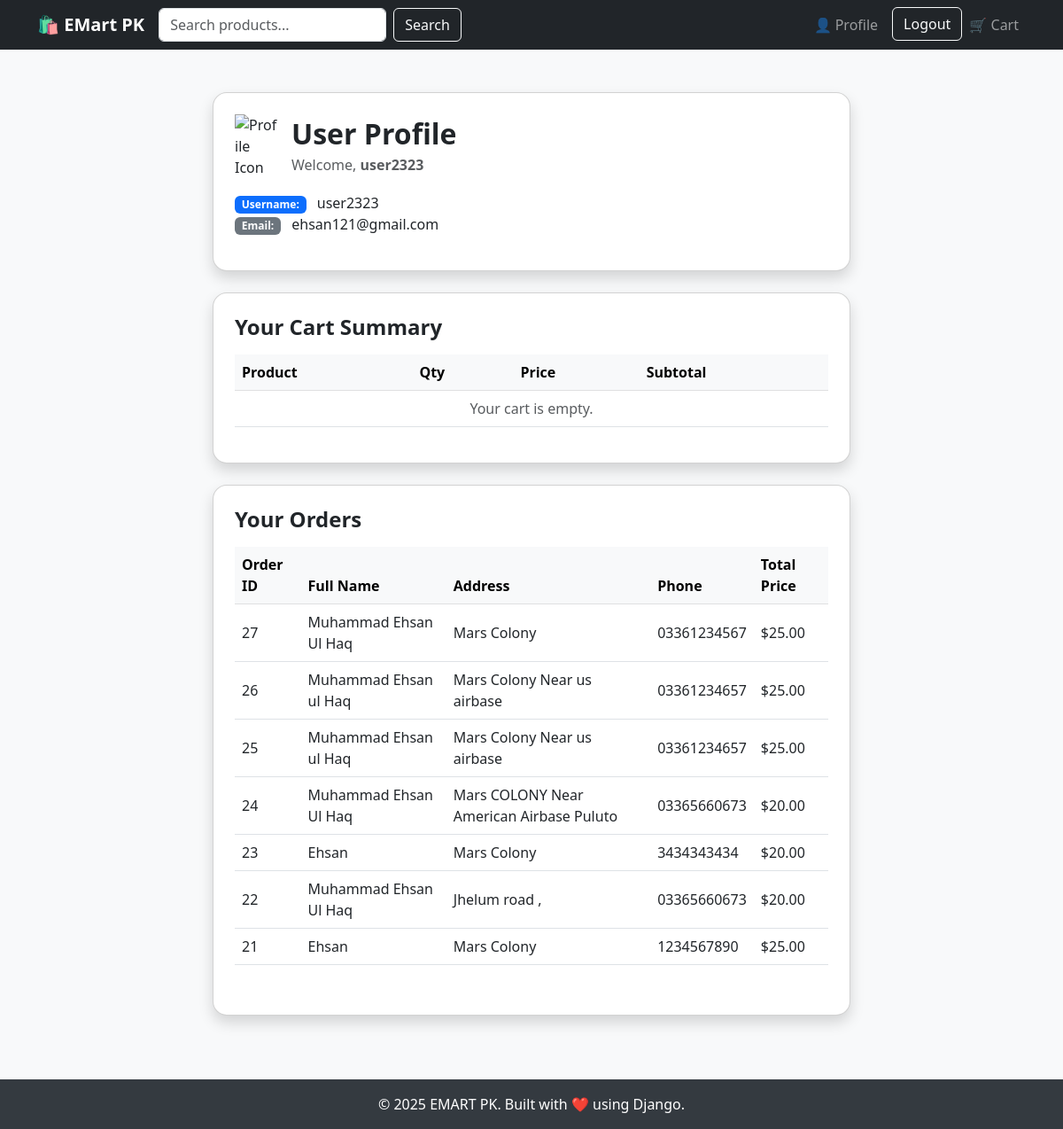
Page /profile/ (signed in) on the committed database.
### store/models.py (models this page shows)
class Order(models.Model):
    user = models.ForeignKey(User, on_delete=models.CASCADE)
    full_name = models.CharField(max_length=100)
    address = models.TextField()
    phone = models.CharField(max_length=20)
    total_price = models.DecimalField(max_digits=10, decimal_places=2)
    created_at = models.DateTimeField(auto_now_add=True)

### store/views.py (the view, shortened to what this page needs)
# urls.py: path('profile/', views.profile_view, name='profile'),
@login_required
def profile_view(request):
    user = request.user
    cart = request.session.get('cart', {})
    orders = Order.objects.filter(user=request.user).order_by('-id')
    cart_items = []
    total = 0
    return render(request, 'profile.html', {
    'user': user,
    'cart_items': cart_items,
    'total': total,
    'orders': orders  # 👈 This was missing
})

### store/templates/profile.html (shortened to what this page needs)
{% extends 'base.html' %}
{% block content %}
<div class="container my-5">
  <div class="row justify-content-center">
    <div class="col-lg-8 col-md-10">
      <div class="card shadow rounded-4 p-4 mb-4">
        <div class="d-flex align-items-center mb-3">
          <img src="https://cdn-icons-png.flaticon.com/512/747/747376.png" alt="Profile Icon" width="48" class="me-3"/>
          <div>
            <h2 class="fw-bold mb-1">User Profile</h2>
            <p class="mb-0 text-muted">Welcome, <strong>{{ user.username }}</strong></p>
          </div>
        </div>
        <div class="mb-3">
          <span class="badge bg-primary">Username:</span> <span class="ms-2">{{ user.username }}</span><br>
          <span class="badge bg-secondary">Email:</span> <span class="ms-2">{{ user.email }}</span>
        </div>
      </div>
      <div class="card shadow rounded-4 p-4 mb-4">
        <h4 class="fw-bold mb-3">Your Cart Summary</h4>
        <div class="table-responsive">
          <table class="table align-middle">
            <thead class="table-light">
              <tr>
                <th>Product</th><th>Qty</th><th>Price</th><th>Subtotal</th>
              </tr>
            </thead>
            <tbody>
              {% for item in cart_items %}
              <tr>
                <td>{{ item.product.name }}</td>
                <td>{{ item.quantity }}</td>
                <td>${{ item.product.price }}</td>
                <td>${{ item.subtotal }}</td>
              </tr>
              {% empty %}
              <tr><td colspan="4" class="text-center text-muted">Your cart is empty.</td></tr>
              {% endfor %}
            </tbody>
          </table>
        </div>
      </div>
      <div class="card shadow rounded-4 p-4 mb-4">
        <h4 class="fw-bold mb-3">Your Orders</h4>
        {% if orders %}
          <div class="table-responsive">
            <table class="table align-middle">
              <thead class="table-light">
                <tr>
                  <th>Order ID</th>
                  <th>Full Name</th>
                  <th>Address</th>
                  <th>Phone</th>
                  <th>Total Price</th>
                </tr>
              </thead>
              <tbody>
                {% for order in orders %}
                <tr>
                  <td>{{ order.id }}</td>
                  <td>{{ order.full_name }}</td>
                  <td>{{ order.address }}</td>
                  <td>{{ order.phone }}</td>
                  <td>${{ order.total_price }}</td>
                </tr>
                {% endfor %}
              </tbody>
            </table>
          </div>
        {% else %}
          <div class="alert alert-info text-center">You have no orders yet.</div>
        {% endif %}
      </div>
    </div>
  </div>
</div>
{% endblock %}

### store/templates/base.html (style rules this page uses)
body { background-color: #f8f9fa; }

### rows in the picture
Order: id "27", full_name "Muhammad Ehsan Ul Haq", address "Mars Colony", phone "03361234567", total_price "25.00"
Order: id "26", full_name "Muhammad Ehsan ul Haq", address "Mars Colony Near us airbase", phone "03361234657", total_price "25.00"
Order: id "25", full_name "Muhammad Ehsan ul Haq", address "Mars Colony Near us airbase", phone "03361234657", total_price "25.00"
Order: id "24", full_name "Muhammad Ehsan Ul Haq", address "Mars COLONY Near American Airbase Puluto", phone "03365660673", total_price "20.00"
Order: id "23", full_name "Ehsan", address "Mars Colony", phone "3434343434", total_price "20.00"
Order: id "22", full_name "Muhammad Ehsan Ul Haq", address "Jhelum road ,", phone "03365660673", total_price "20.00"
Order: id "21", full_name "Ehsan", address "Mars Colony", phone "1234567890", total_price "25.00"

### other values in the picture
{{ user.username }} "user2323"
{{ user.email }} "ehsan121@gmail.com"
